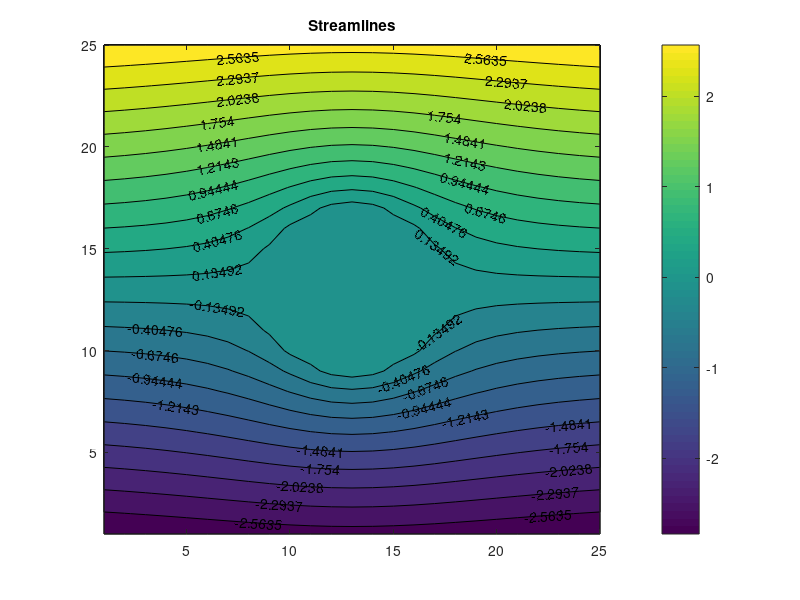
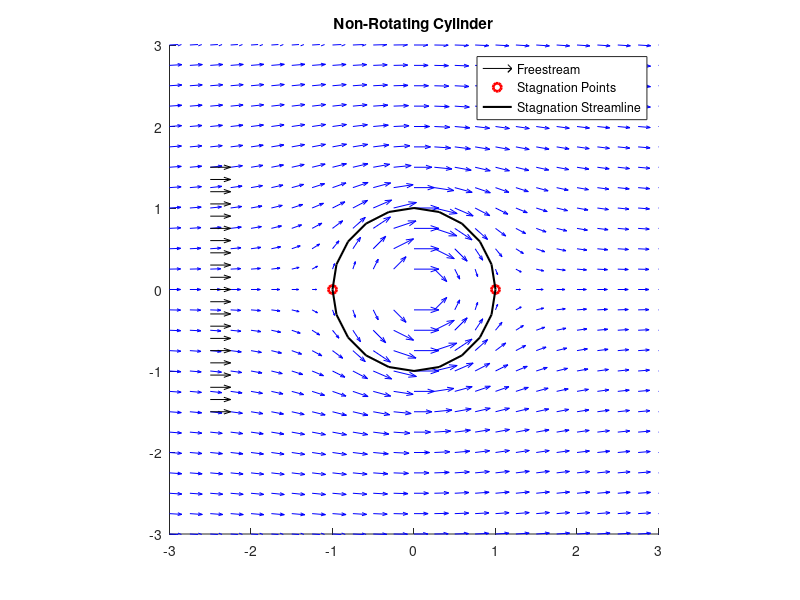
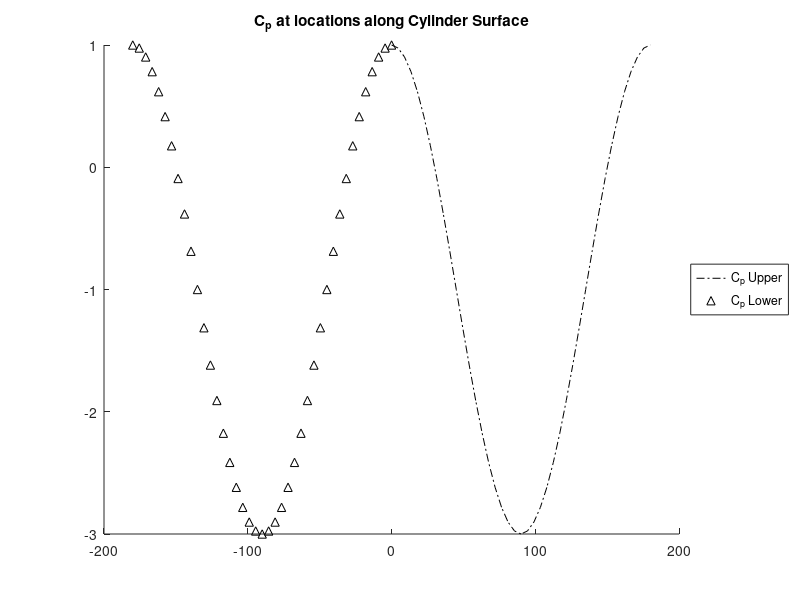
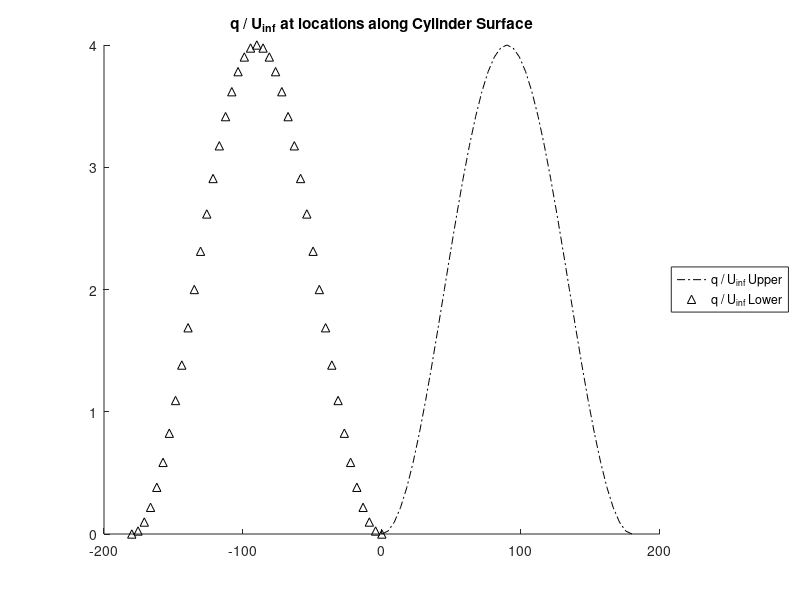

The MATLAB source for these figures, in order:
% Non-Rotating Cylinder Test Script (2D Flow Visualization)
%  - benchmark for panel code validation
% Lawrence Stratton
% 1/29/2014

% Problem Parameters

R = 1;                              % Cylinder radius
Uinf = 1;                           % Freestream velocity
mu = 2*pi*Uinf*R^2;                 % Doublet strength
CylStreamFunction = @(r,theta) ...  % StreamFunction
    Uinf.*r.*sin(theta)-mu/(2*pi).*sin(theta)./r;

% Graphing Parameters

hAxis = 3.0;    % Axes scaling
axisMax = R;    % Max axes length
NumVec = 20;    % Number of vectors
hVec = 0.25;    % Vector scaling


% Map x,y region
x = -hAxis*R:0.25:hAxis*R;
y = -hAxis*R:0.25:hAxis*R;
[X,Y] = meshgrid(x,y);

% Convert to polar coordinates
r = sqrt(X.^2+Y.^2);
theta = atan2(Y,X);

% Map theta from [-pi,pi] to [0,2pi]
theta(theta < 0) = theta(theta < 0) + 2*pi; 

% Remove points interior to the cylinder and set interior region to 1
index = r <= 1.0;
r(index) = 1;

% Calculate Velocity Field
qr = Uinf*cos(theta).*(1-R^2./r.^2);        % Radial velocity
qtheta = -Uinf*sin(theta).*(1+R^2./r.^2);   % Tangential velocity
q = sqrt(qr.^2+qtheta.^2);                  % Total velocity

% Freestream Display Vectors
Uinf = ones(NumVec+1,1)*hVec;
Winf = zeros(NumVec+1,1);
Xinf = (-hAxis*axisMax+0.5)*ones(NumVec+1,1);
Zinf = ((-hAxis*axisMax)*0.5:(hAxis*axisMax)/NumVec:0.5*(hAxis*axisMax))';

% Stagnation Streamline
StagnationPoint = R;
thetaStag = 0:2*pi/20:2*pi;
rStag = R*ones(size(thetaStag));
xStag = rStag.*cos(thetaStag);
zStag = rStag.*sin(thetaStag);

% Cp Calculation
thetaCp = 0:pi/40:pi;
CpUpper = 1 - 4*sin(thetaCp).^2;
CpLower = 1 - 4*sin(-thetaCp).^2;

%%
% Plotting

% Plot StreamFunction Contours
C = CylStreamFunction(r,theta);
[csContour,hContour] = contourf(C,20);
colorbar;
clabel(csContour,hContour);
title('Streamlines');

% Plot Velocity Field
figure; hold on;
quiver(X,Y,...
    qr.*cos(theta)+qtheta.*-sin(theta),...
    qr.*sin(theta)+qtheta.*cos(theta),...
    'b');
axis square
axis([-hAxis*axisMax hAxis*axisMax -hAxis*axisMax hAxis*axisMax])
% Plot Freestream Vectors
hinf = quiver(Xinf,Zinf,Uinf,Winf,0,'k');   
% Plot Stagnation points
hstag = plot([-StagnationPoint; StagnationPoint],[0;0],'ro','LineWidth',2);
% Plot Stagnation Streamline
hstagstrm = plot(xStag,zStag,'k','LineWidth',1.5);
legend(...
    [hinf hstag hstagstrm],...
    {'Freestream',...
    'Stagnation Points',...
    'Stagnation Streamline'});
title('Non-Rotating Cylinder');

figure; hold on;
plot(thetaCp*180/pi,CpUpper,'k-.');
plot(-thetaCp*180/pi,CpLower,'k^');
legend('C_p Upper',...
    'C_p Lower',...
    'Location','EastOutside');
title('C_p at locations along Cylinder Surface');

figure; hold on;
plot(thetaCp*180/pi,1-CpUpper,'k-.');
plot(-thetaCp*180/pi,1-CpLower,'k^');
legend('q / U_i_n_f Upper',...
    'q / U_i_n_f Lower',...
    'Location','EastOutside');
title('q / U_i_n_f at locations along Cylinder Surface');
